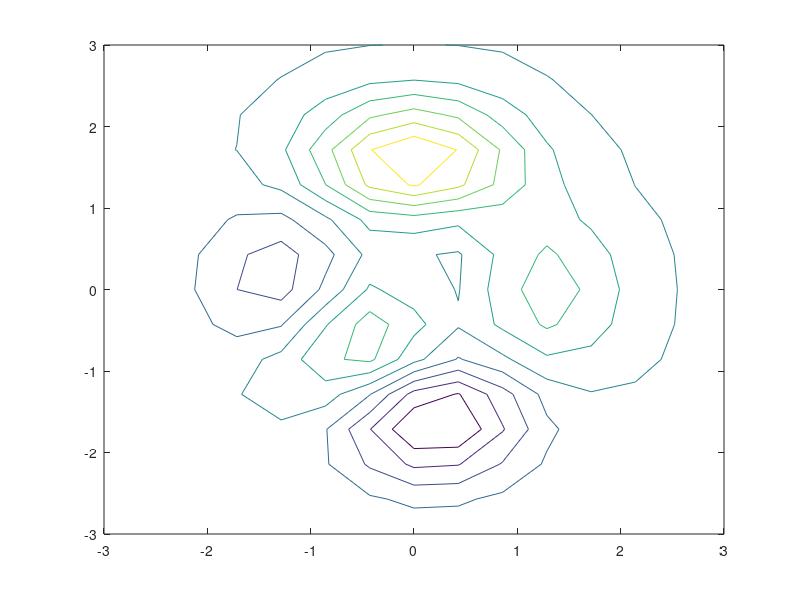

Source code (MATLAB): (Note: this script raises an error after producing the figure.)
[X, Y, Z] = peaks(15);

M = contour(X, Y, Z); % Using contourc is also possible.
M = M'

save 'exportcontour.txt' M -ASCII